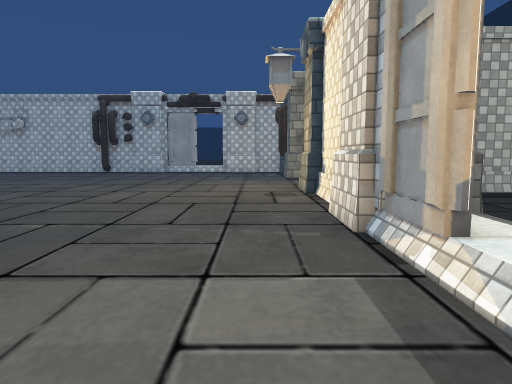
View 1 (above)

18 first-person views from a walk through a Unity game level. The camera is 1.2 m above the floor, tilts 6° down and sees 70° across. The floor is counted in squares, 1 m on a side. Each view is taken from the middle of a square. On the plan, view 1 faces up. The plan holds only what a view shows up to about 15 squares ahead; the rest is blank. The place goes on beyond the plan. Some surface patterns are stand-ins.

View 2
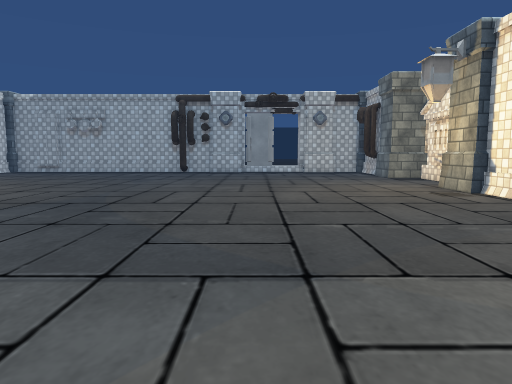

View 3
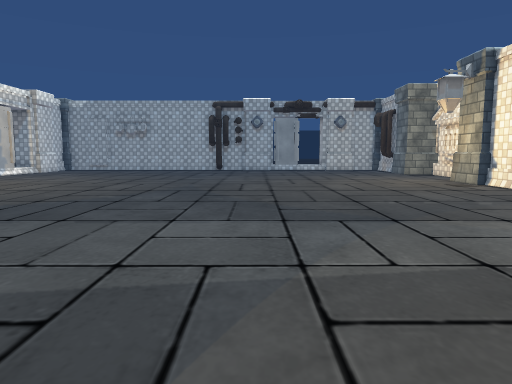

View 4
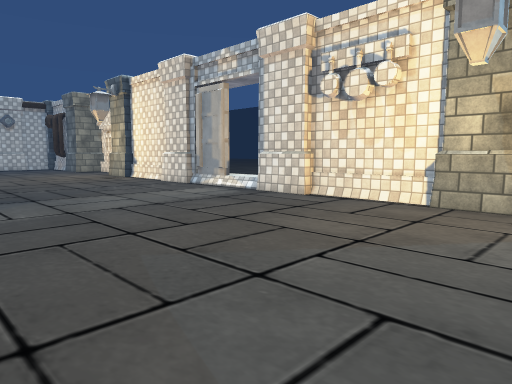

View 5
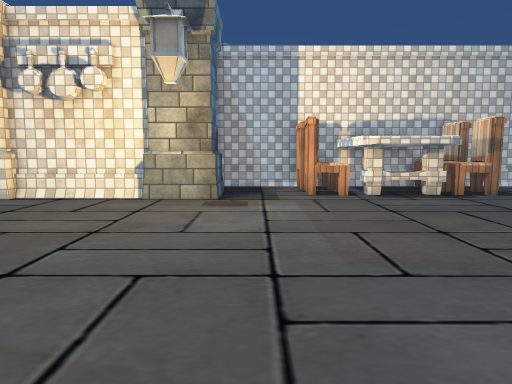

View 6
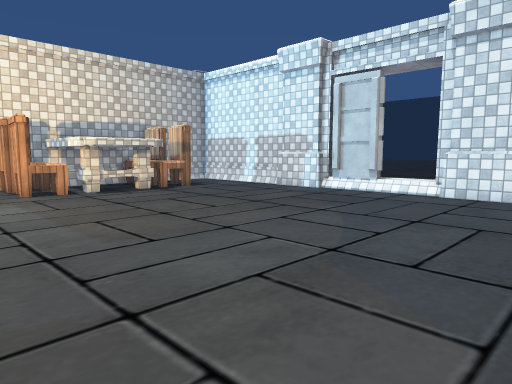

View 7
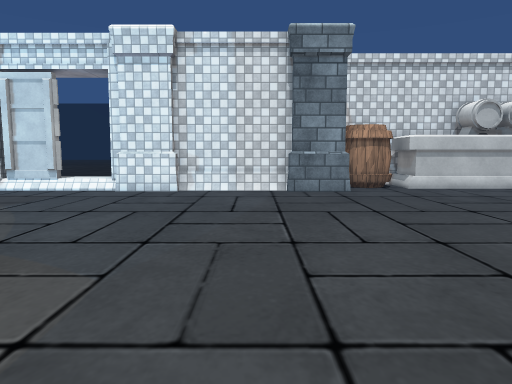

View 8
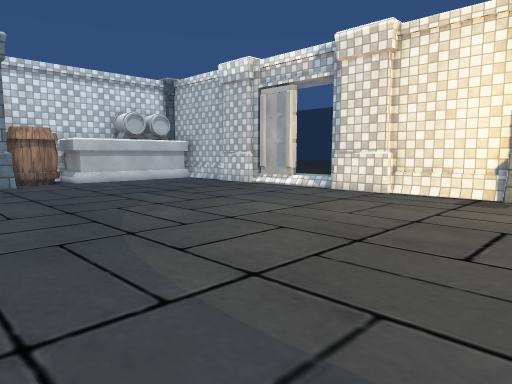

View 9
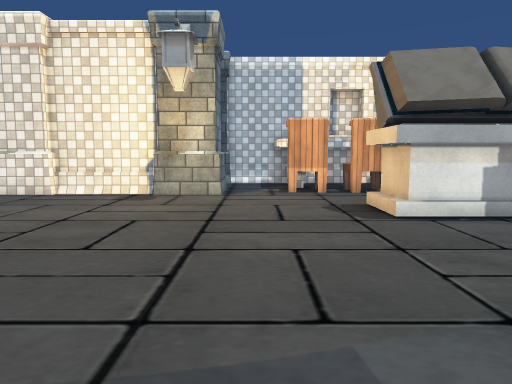

View 10
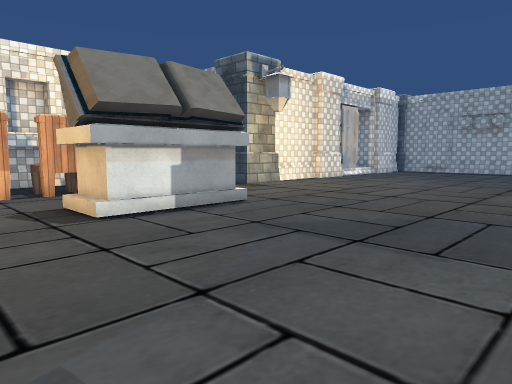

View 11
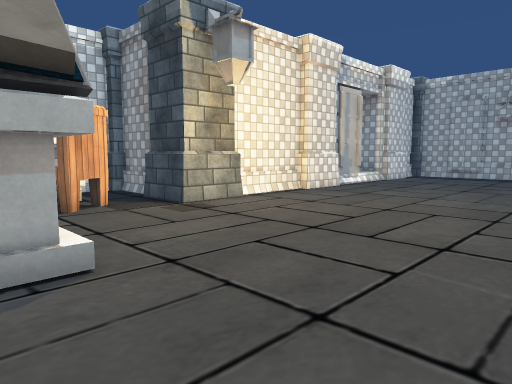

View 12
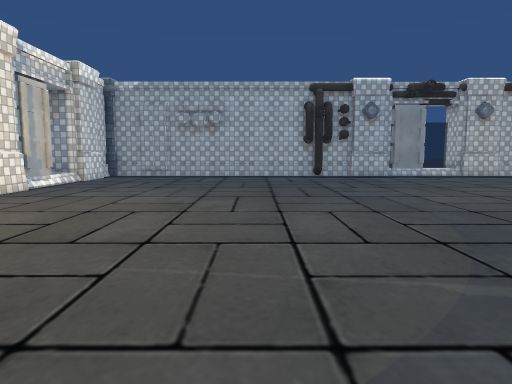

View 13
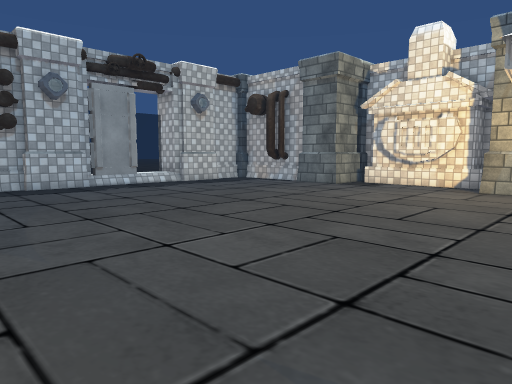

View 14
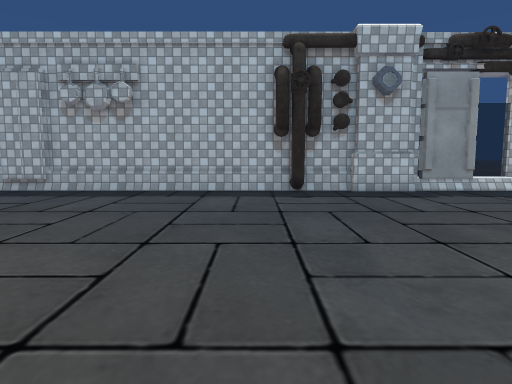

View 15
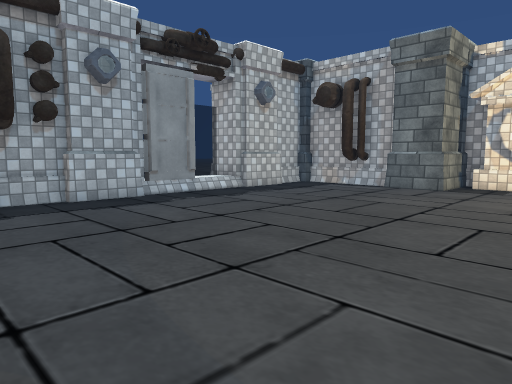

View 16
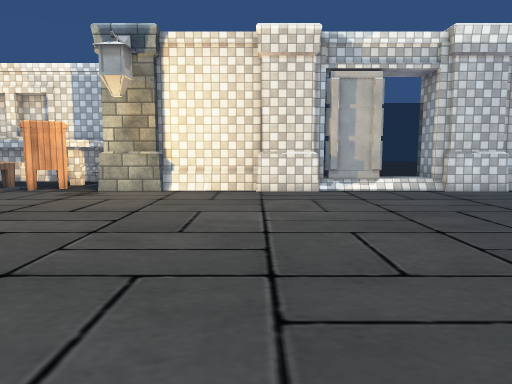

View 17
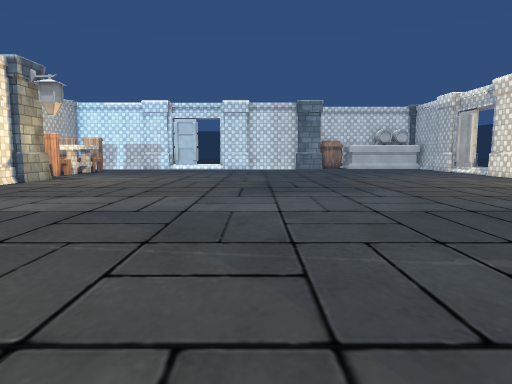

View 18
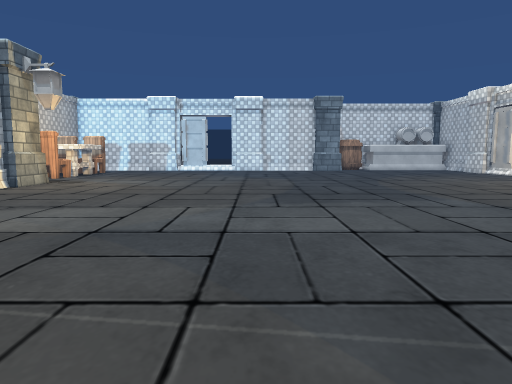

### Floor plan
Key: @ floor where view 1 was taken; # wall or solid block; . floor; = window, fence, low wall or low ledge; ^ raised ledge; P pillar; C chair; B barrel; K books; E pedestal; I pipe; O other object.
Columns run from 26 left of view 1 to 8 right of it. Each row starts with its distance up from view 1.
 26                         =
 25                        =#
 24        #########I######O###
 23        .........I...........
 22      #......................#
 21      #......................#
 20     ##......................#
 19     =O......................#
 18      #......................PP#
 17      #.......................##
 16      #.......................#
 15      #.......................#
 14      #.......................##
 13      #......................PP#
 12      #......................#    #
 11 PP   #......................#    ##
 10  #####......................#   ..
  9  ###PP......................#   .
  8  # ^........................#
  7  #^^CC......................#
  6     CC......................##
  5     CC  EK..................##
  4  #  CC   E..................#=
  3  #  CC   E..................O=
  2  # ^CC..EK..................##
  1  # ^CC......................#
  0  #^^CC....................@.#
 -1  #..........................#
 -2 PP..PP......................#
 -3      #......................#
 -4      #......................#
 -5      #......................#
 -6      #......................PP..#
 -7      #..........................#
 -8      #..........................#
 -9     ##.......................CCC
-10     =O......................^CCC#
-11     =#......................^^ ^^
-12      #......................^^ ^^
-13      #.......................CCC
-14        ......................CCC
-15         ........................#
-16         .....................  .#
-17         .....P########O#####
-18       OOOOOBBP       #=
-19       OOOOOBB
-20           ##

Positions as (right, up) in squares from view 1, and headings:
1: (0, 0), facing up
2: (-5, 0), facing up
3: (-7, -3), facing up
4: (-7, -7), facing up-right
5: (-8, -7), facing right
6: (-9, -6), facing down-right
7: (-10, -5), facing down
8: (-10, -2), facing down-left
9: (-10, -1), facing left
10: (-10, -1), facing up-left
11: (-13, 4), facing up-left
12: (-13, 4), facing up
13: (-11, 10), facing up-right
14: (-11, 12), facing up
15: (-11, 14), facing up-right
16: (-9, 14), facing left
17: (-8, 11), facing down
18: (-7, 9), facing down
